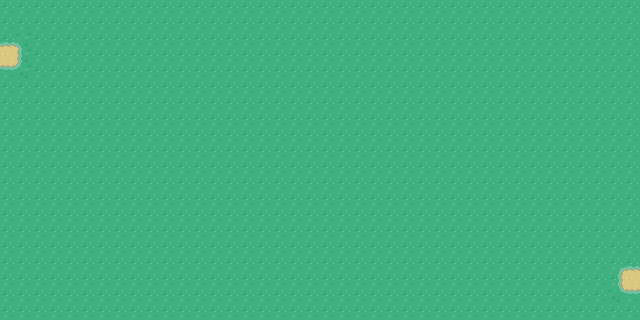

This game map was drawn from its Tiled (.tmx) file and the tilesets committed beside it. A one-line description and the trimmed map source follow:
An orthogonal 40x20 tile map with 16x16 px tiles, 5 tile layers (Tile Layer 1, Tile Layer 2, Tile Layer 3, Tile Layer 4, ...), 6 tilesets and 6 objects (5x event, collision).

<map version="1.10" tiledversion="1.12.1-8-g449813058" orientation="orthogonal" renderorder="right-down" compressionlevel="0" width="40" height="20" tilewidth="16" tileheight="16" infinite="0" nextlayerid="9" nextobjectid="287">
 <properties>
  <property name="edges" value="clamped" />
  <property name="map_type" value="route" />
  <property name="slug" value="classic_route_2" />
 </properties>
 <tileset firstgid="1" source="../gfx/tilesets/core_city_and_country.tsx" />
 <tileset firstgid="1441" source="../gfx/tilesets/core_outdoor.tsx" />
 <tileset firstgid="4216" source="../gfx/tilesets/core_set pieces.tsx" />
 <tileset firstgid="5766" source="../gfx/tilesets/core_buildings.tsx" />
 <tileset firstgid="8116" source="../gfx/tilesets/core_outdoor_water.tsx" />
 <tileset firstgid="16308" source="../gfx/tilesets/core_outdoor_nature.tsx" />
 <layer id="1" name="Tile Layer 1" width="40" height="20">
  <data>[800 cells, 800 non-empty, 1 distinct tile ids]</data>
 </layer>
 <layer id="2" name="Tile Layer 2" width="40" height="20">
  <data>[800 cells, 12 non-empty, 9 distinct tile ids]</data>
 </layer>
 <layer id="3" name="Tile Layer 3" width="40" height="20">
  <data>[800 cells, 0 non-empty, 0 distinct tile ids]</data>
 </layer>
 <layer id="4" name="Tile Layer 4" width="40" height="20">
  <data>[800 cells, 0 non-empty, 0 distinct tile ids]</data>
 </layer>
 <layer id="5" name="Above Player" width="40" height="20">
  <data>[800 cells, 0 non-empty, 0 distinct tile ids]</data>
 </layer>
 <objectgroup color="#ff0000" id="6" name="Collisions">
  <properties>
   <property name="Collision" value="" />
  </properties>
  <object id="179" type="collision" x="240" y="0" width="16" height="16" />
 </objectgroup>
 <objectgroup color="#ffff00" id="7" name="Events">
  <object id="228" name="Play Music" type="event" x="0" y="0" width="16" height="16">
   <properties>
    <property name="act1" value="play_music music_town_theme" />
    <property name="cond1" value="not music_playing music_town_theme" />
   </properties>
  </object>
  <object id="210" name="Environment Day" type="event" x="16" y="0" width="16" height="16">
   <properties>
    <property name="act1" value="set_environment grass" />
    <property name="cond1" value="not time_is stage_of_day,equals,night" />
    <property name="cond3" value="not environment_is grass" />
   </properties>
  </object>
  <object id="211" name="Environment Night" type="event" x="32" y="0" width="16" height="16">
   <properties>
    <property name="act1" value="set_environment night_grass" />
    <property name="cond1" value="is time_is stage_of_day,equals,night" />
    <property name="cond3" value="not environment_is night_grass" />
   </properties>
  </object>
  <object id="285" name="Teleport to Steamshore" type="event" x="0" y="32" width="16" height="48">
   <properties>
    <property name="act1" value="transition_teleport player,classic_steamshore_city.tmx,39,3,0.3" />
    <property name="act2" value="char_face player,right" />
    <property name="cond1" value="is char_at player" />
    <property name="cond2" value="is char_facing player,right" />
   </properties>
  </object>
  <object id="286" name="Teleport to Thornwood" type="event" x="624" y="256" width="16" height="48">
   <properties>
    <property name="act1" value="transition_teleport player,classic_thornwood_city.tmx,0,17,0.3" />
    <property name="act2" value="char_face player,right" />
    <property name="cond1" value="is char_at player" />
    <property name="cond2" value="is char_facing player,right" />
   </properties>
  </object>
 </objectgroup>
</map>
